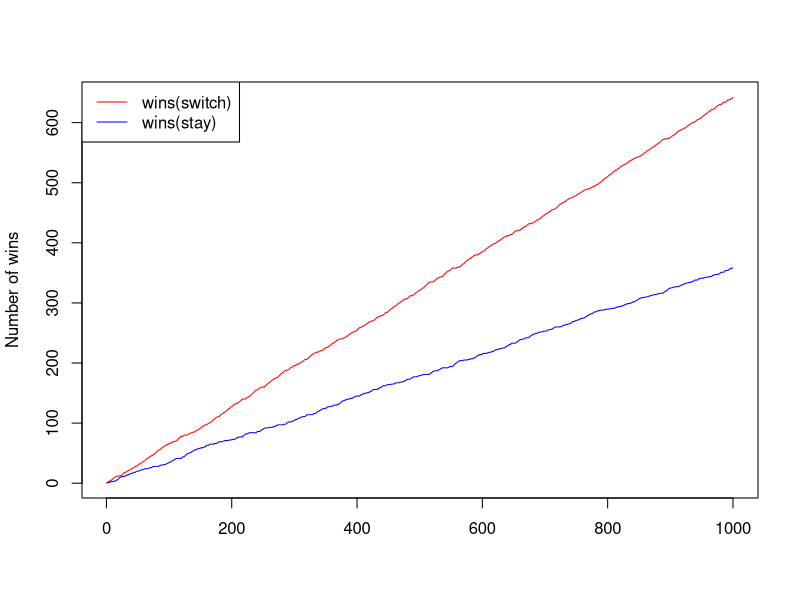

Write R code to recreate this figure.
## ---- chunk 1
round <- 1000
N <- 3
doors <- 1:N

win.switch <- rep(0, round)
win.stay <- rep(0, round)

for (i in 1:round){
  car <- sample(doors, 1)
  original <- sample(doors, 1)
  if (original == car) {
    open <- sample(doors[-car], 1)
  } else {
    open <- doors[-c(car, original)]
  }
  final <- doors[-c(open, original)]
  if (final == car) {
    win.switch[i] = 1
  }
  if (original == car){
    win.stay[i] = 1
  }
}

plot(cumsum(win.switch), type = "l", col = "red", ylab = "Number of wins", xlab = "")
points(cumsum(win.stay), type = "l", col = "blue")
legend("topleft", c("wins(switch)", "wins(stay)"), lty = c(1,1), col = c("red", "blue"))
## ---- chunk 2
round <- 10000
win <- rep(0, round)
N <- 100
doors <- 1:N
p <- 90
for (i in 1:round){
  car <- sample(doors, 1)
  original <- sample(doors, 1)
  if (original == car) {
    open <- sample(doors[-car], p)
  } else { 
    open <- sample(doors[-c(car, original)], p)
  }
  final <- sample(doors[-c(open, original)], 1)
  if (final == car) {
    win[i] <- 1
  }
}
sum(win)/round

# Theoretical probability
(100-1)/(100*(100-1-90))
